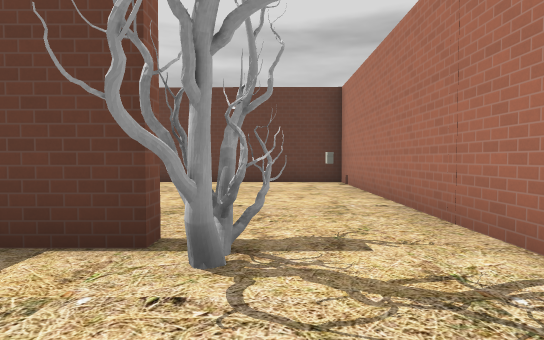
view 1 (above)

20 first-person views from a walk through a 3-D level made in the Godot game engine. The camera is 1.3 m above the floor, tilts 2° down and sees 80° across. The floor is counted in squares, 2 m on a side. Each view is taken from the middle of a square. On the plan, view 1 faces up. The plan holds only what a view shows up to about 10 squares ahead; the rest is blank. The place goes on beyond the plan. Some surface patterns are stand-ins.

view 2
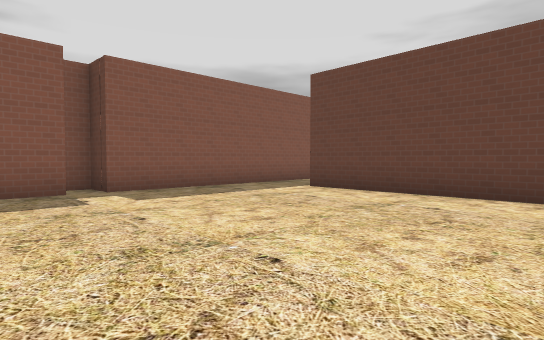

view 3
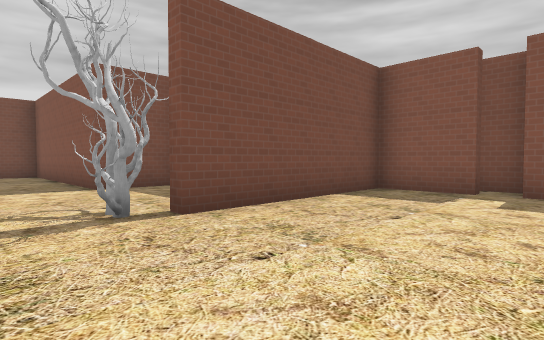

view 4
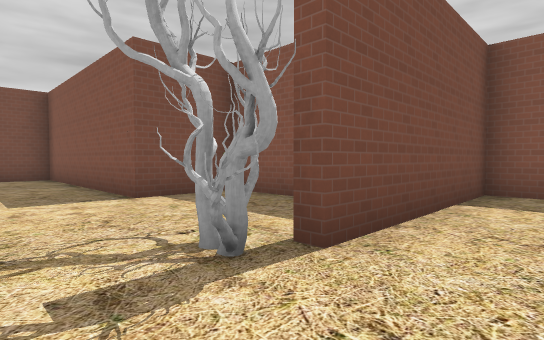

view 5
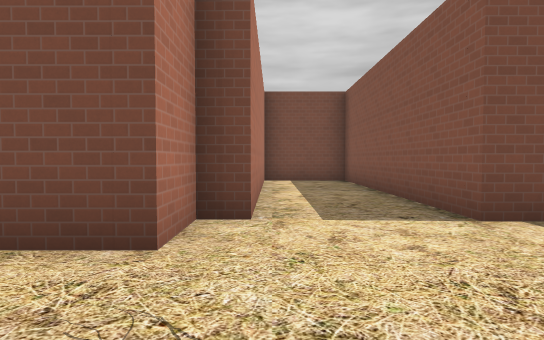

view 6
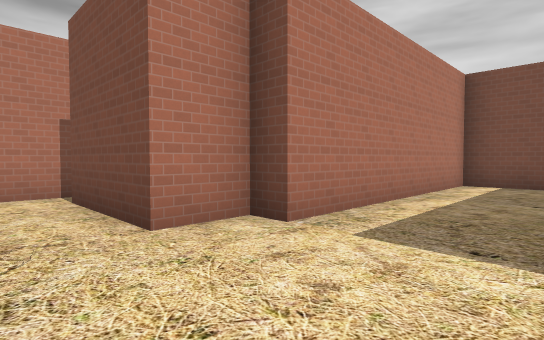

view 7
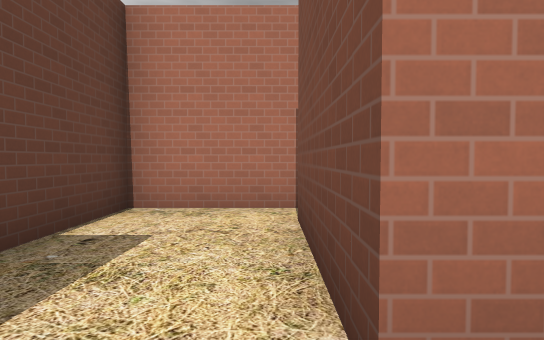

view 8
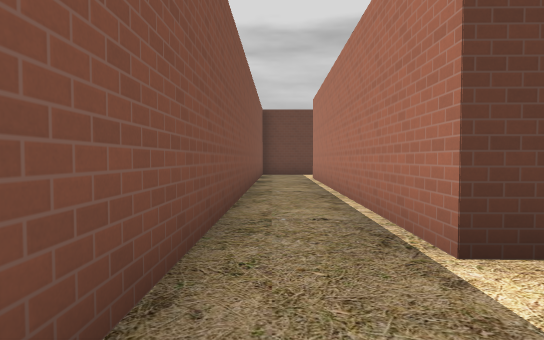

view 9
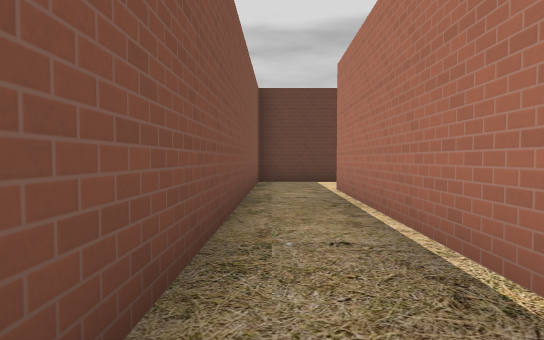

view 10
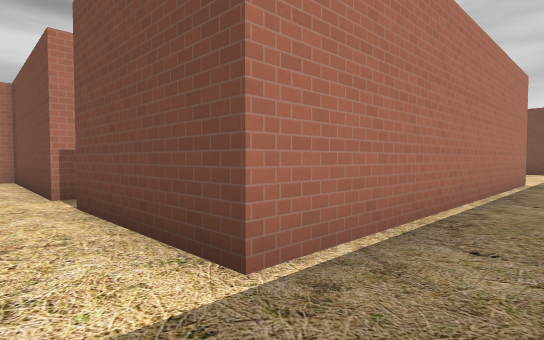

view 11
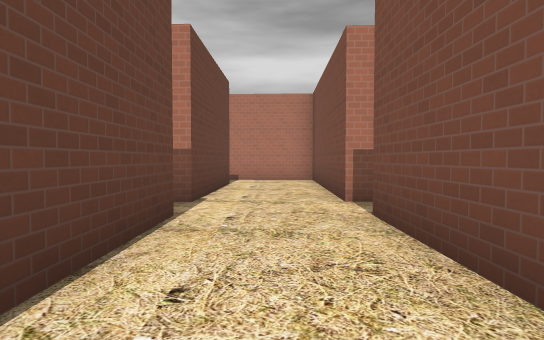

view 12
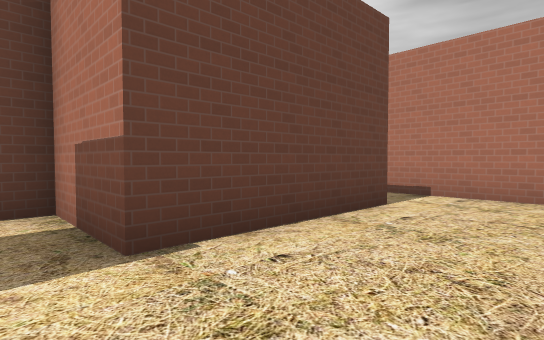

view 13
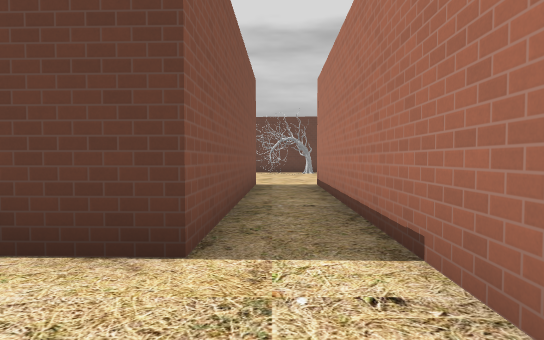

view 14
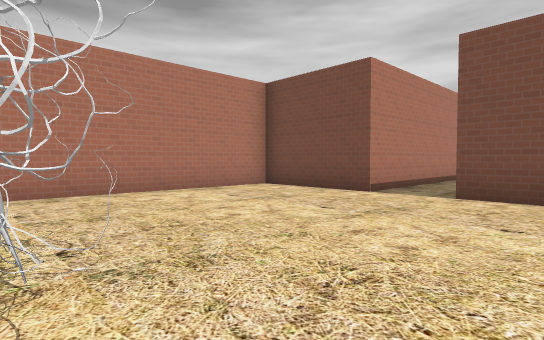

view 15
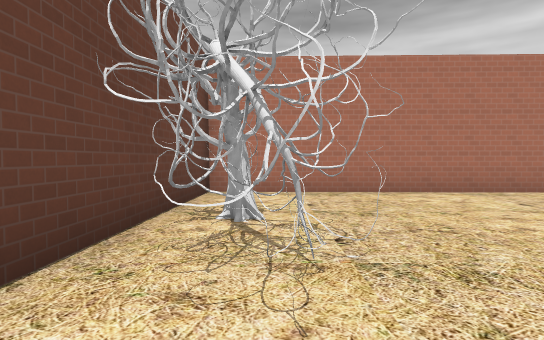

view 16
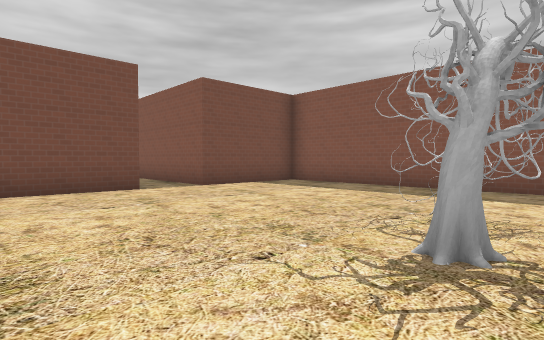

view 17
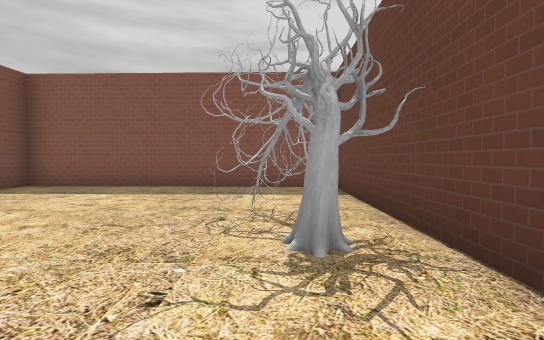

view 18
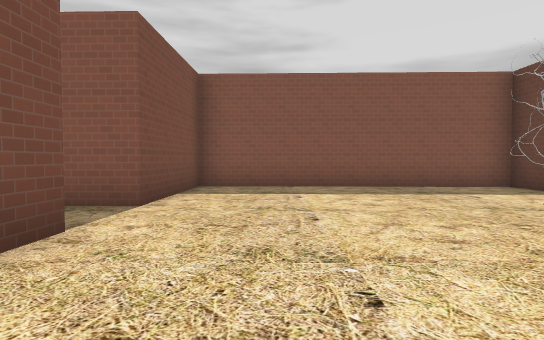

view 19
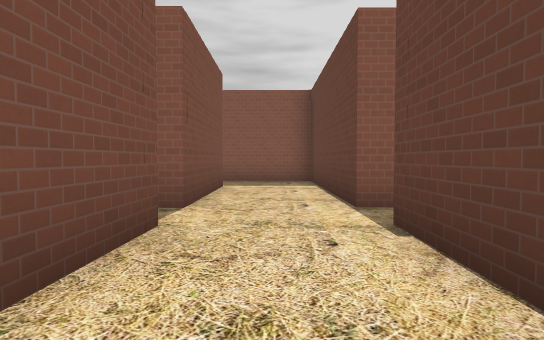

view 20
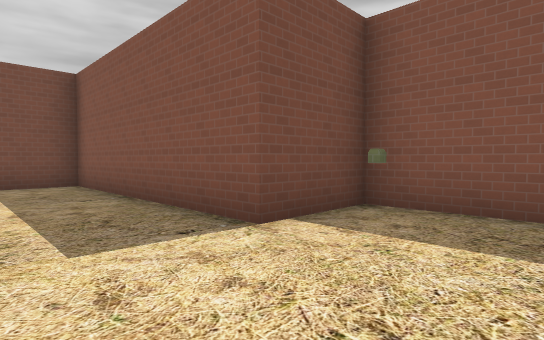

### Floor plan
Key: @ floor where view 1 was taken; # wall or solid block; . floor; T tree.
Columns run from 7 left of view 1 to 10 right of it. Each row starts with its distance up from view 1.
 34         ##########
 33         #........#
 32         #..##.#..#
 31         #........#
 30         #........#
 29         #........#
 28         #........#
 27         #........#
 26         ####..####
 25            #.##
 24            #.#
 23        ##  #.#
 22        .#  #.#
 21       #.####.#
 20  ######......#
 19  #...........#
 18  #...........#
 17  #..##########
 16  #..#
 15  #..#
 14  #..#
 13  #..#
 12  #..#
 11  #..#
 10  #..#
  9  #..######
  8  #.......#
  7  #.......#
  6 ##.......#
  5 #........#
  4 ##.......#
  3  #.......#
  2  #####TT.#####
  1    #.........#
  0    #...@.....#
 -1    #.....###
 -2    ###...#
 -3      #...#
 -4      #...#
 -5      #...#
 -6      #...#
 -7      #...#
 -8      #####

Where each view was taken, in squares from view 1:
view 1: 0 up, 0 right, facing up
view 2: 3 up, 1 right, facing up-left
view 3: 6 up, 1 right, facing down-left
view 4: 4 up, 1 right, facing down-left
view 5: 2 up, 1 right, facing down
view 6: 1 up, 1 left, facing down-right
view 7: 0 up, 1 right, facing right
view 8: 7 up, 5 left, facing up
view 9: 11 up, 5 left, facing up
view 10: 19 up, 5 left, facing down-right
view 11: 19 up, 4 left, facing right
view 12: 18 up, 0 right, facing up-right
view 13: 18 up, 5 right, facing up
view 14: 32 up, 3 right, facing down-right
view 15: 32 up, 3 right, facing right
view 16: 33 up, 9 right, facing down-left
view 17: 32 up, 9 right, facing left
view 18: 28 up, 9 right, facing left
view 19: 19 up, 4 right, facing left
view 20: 1 up, 1 right, facing down-left
